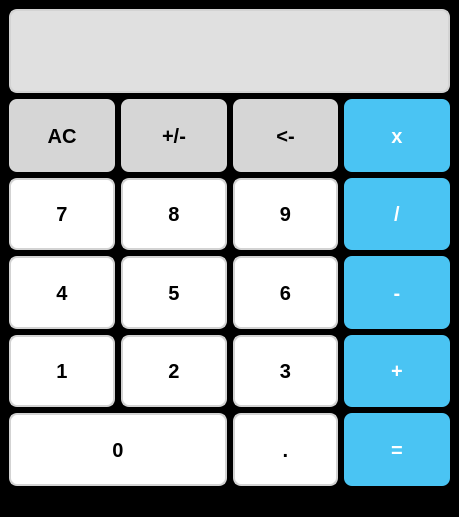
<?xml version="1.0" encoding="UTF-8"?>
<ui version="4.0">
 <class>MainWindow</class>
 <widget class="QMainWindow" name="MainWindow">
  <property name="geometry">
   <rect>
    <x>0</x>
    <y>0</y>
    <width>459</width>
    <height>517</height>
   </rect>
  </property>
  <property name="windowTitle">
   <string>Calculator</string>
  </property>
  <property name="styleSheet">
   <string notr="true">background-color: rgb(0, 0, 0);</string>
  </property>
  <widget class="QWidget" name="centralwidget">
   <layout class="QVBoxLayout" name="verticalLayout">
    <item>
     <widget class="QLineEdit" name="input1">
      <property name="sizePolicy">
       <sizepolicy hsizetype="Expanding" vsizetype="Maximum">
        <horstretch>0</horstretch>
        <verstretch>0</verstretch>
       </sizepolicy>
      </property>
      <property name="styleSheet">
       <string notr="true">    color: black;
    font-size: 32px;
    font-weight: bold;
    font-family: &quot;SF Pro Display&quot;, &quot;Roboto&quot;, Arial, sans-serif;
    background-color: #E0E0E0;
    border-radius: 8px;
    padding: 10px;
    min-height: 60px;
    text-align: right;
    border: 2px solid #D3D3D3;
    border-radius: 8px;
    padding: 10px;</string>
      </property>
      <property name="text">
       <string/>
      </property>
      <property name="maxLength">
       <number>16</number>
      </property>
      <property name="alignment">
       <set>Qt::AlignRight|Qt::AlignTrailing|Qt::AlignVCenter</set>
      </property>
      <property name="readOnly">
       <bool>true</bool>
      </property>
     </widget>
    </item>
    <item>
     <layout class="QGridLayout" name="gridLayout">
      <item row="4" column="3">
       <widget class="QPushButton" name="btn_equal">
        <property name="sizePolicy">
         <sizepolicy hsizetype="Minimum" vsizetype="Expanding">
          <horstretch>0</horstretch>
          <verstretch>0</verstretch>
         </sizepolicy>
        </property>
        <property name="styleSheet">
         <string notr="true">    font-family: &quot;Helvetica Neue&quot;, Arial, sans-serif;
    font-size: 20px;
    font-weight: 600;
    background-color: #4AC4F3;
    color: white;
    border-radius: 8px;
    padding: 10px;</string>
        </property>
        <property name="text">
         <string>=</string>
        </property>
        <property name="shortcut">
         <string>=</string>
        </property>
       </widget>
      </item>
      <item row="2" column="2">
       <widget class="QPushButton" name="btn_6">
        <property name="sizePolicy">
         <sizepolicy hsizetype="Minimum" vsizetype="Expanding">
          <horstretch>0</horstretch>
          <verstretch>0</verstretch>
         </sizepolicy>
        </property>
        <property name="styleSheet">
         <string notr="true">    font-family: &quot;Helvetica Neue&quot;, Arial, sans-serif; 
    font-size: 20px;  
    font-weight: 600;  
    color: black;
    background-color: white;
    border: 2px solid #D3D3D3;
    border-radius: 8px;
    padding: 10px;</string>
        </property>
        <property name="text">
         <string>6</string>
        </property>
        <property name="shortcut">
         <string>6</string>
        </property>
       </widget>
      </item>
      <item row="4" column="0" colspan="2">
       <widget class="QPushButton" name="btn_0">
        <property name="sizePolicy">
         <sizepolicy hsizetype="Minimum" vsizetype="Expanding">
          <horstretch>0</horstretch>
          <verstretch>0</verstretch>
         </sizepolicy>
        </property>
        <property name="styleSheet">
         <string notr="true">    font-family: &quot;Helvetica Neue&quot;, Arial, sans-serif; 
    font-size: 20px;  
    font-weight: 600;  
    color: black;
    background-color: white;
    border: 2px solid #D3D3D3;
    border-radius: 8px;
    padding: 10px;</string>
        </property>
        <property name="text">
         <string>0</string>
        </property>
        <property name="shortcut">
         <string>0</string>
        </property>
       </widget>
      </item>
      <item row="3" column="0">
       <widget class="QPushButton" name="btn_1">
        <property name="sizePolicy">
         <sizepolicy hsizetype="Minimum" vsizetype="Expanding">
          <horstretch>0</horstretch>
          <verstretch>0</verstretch>
         </sizepolicy>
        </property>
        <property name="styleSheet">
         <string notr="true">    font-family: &quot;Helvetica Neue&quot;, Arial, sans-serif; 
    font-size: 20px;  
    font-weight: 600;  
    color: black;
    background-color: white;
    border: 2px solid #D3D3D3;
    border-radius: 8px;
    padding: 10px;</string>
        </property>
        <property name="text">
         <string>1</string>
        </property>
        <property name="shortcut">
         <string>1</string>
        </property>
       </widget>
      </item>
      <item row="2" column="0">
       <widget class="QPushButton" name="bt_4">
        <property name="sizePolicy">
         <sizepolicy hsizetype="Minimum" vsizetype="Expanding">
          <horstretch>0</horstretch>
          <verstretch>0</verstretch>
         </sizepolicy>
        </property>
        <property name="styleSheet">
         <string notr="true">    font-family: &quot;Helvetica Neue&quot;, Arial, sans-serif; 
    font-size: 20px;  
    font-weight: 600;  
    color: black;
    background-color: white;
    border: 2px solid #D3D3D3;
    border-radius: 8px;
    padding: 10px;</string>
        </property>
        <property name="text">
         <string>4</string>
        </property>
        <property name="shortcut">
         <string>4</string>
        </property>
       </widget>
      </item>
      <item row="0" column="0">
       <widget class="QPushButton" name="btn_clear">
        <property name="sizePolicy">
         <sizepolicy hsizetype="Minimum" vsizetype="Expanding">
          <horstretch>0</horstretch>
          <verstretch>0</verstretch>
         </sizepolicy>
        </property>
        <property name="styleSheet">
         <string notr="true">    font-family: &quot;Helvetica Neue&quot;, Arial, sans-serif;
    font-size: 20px;
    font-weight: 600;
    background-color: #D6D6D6; 
    color: black;
    border-radius: 8px;
    padding: 10px;</string>
        </property>
        <property name="text">
         <string>AC</string>
        </property>
       </widget>
      </item>
      <item row="1" column="3">
       <widget class="QPushButton" name="btn_div">
        <property name="sizePolicy">
         <sizepolicy hsizetype="Minimum" vsizetype="Expanding">
          <horstretch>0</horstretch>
          <verstretch>0</verstretch>
         </sizepolicy>
        </property>
        <property name="styleSheet">
         <string notr="true">    font-family: &quot;Helvetica Neue&quot;, Arial, sans-serif;
    font-size: 20px;
    font-weight: 600;
    background-color: #4AC4F3;
    color: white;
    border-radius: 8px;
    padding: 10px;</string>
        </property>
        <property name="text">
         <string>/</string>
        </property>
        <property name="shortcut">
         <string>/</string>
        </property>
       </widget>
      </item>
      <item row="0" column="1">
       <widget class="QPushButton" name="btn_pands">
        <property name="sizePolicy">
         <sizepolicy hsizetype="Minimum" vsizetype="Expanding">
          <horstretch>0</horstretch>
          <verstretch>0</verstretch>
         </sizepolicy>
        </property>
        <property name="styleSheet">
         <string notr="true">    font-family: &quot;Helvetica Neue&quot;, Arial, sans-serif;
    font-size: 20px;
    font-weight: 600;
    background-color: #D6D6D6; 
    color: black;
    border-radius: 8px;
    padding: 10px;</string>
        </property>
        <property name="text">
         <string>+/-</string>
        </property>
       </widget>
      </item>
      <item row="0" column="2">
       <widget class="QPushButton" name="btn_backspace">
        <property name="sizePolicy">
         <sizepolicy hsizetype="Minimum" vsizetype="Expanding">
          <horstretch>0</horstretch>
          <verstretch>0</verstretch>
         </sizepolicy>
        </property>
        <property name="styleSheet">
         <string notr="true">    font-family: &quot;Helvetica Neue&quot;, Arial, sans-serif;
    font-size: 20px;
    font-weight: 600;
    background-color: #D6D6D6; 
    color: black;
    border-radius: 8px;
    padding: 10px;</string>
        </property>
        <property name="text">
         <string>&lt;-</string>
        </property>
        <property name="shortcut">
         <string>Backspace</string>
        </property>
       </widget>
      </item>
      <item row="2" column="1">
       <widget class="QPushButton" name="btn_5">
        <property name="sizePolicy">
         <sizepolicy hsizetype="Minimum" vsizetype="Expanding">
          <horstretch>0</horstretch>
          <verstretch>0</verstretch>
         </sizepolicy>
        </property>
        <property name="styleSheet">
         <string notr="true">    font-family: &quot;Helvetica Neue&quot;, Arial, sans-serif; 
    font-size: 20px;  
    font-weight: 600;  
    color: black;
    background-color: white;
    border: 2px solid #D3D3D3;
    border-radius: 8px;
    padding: 10px;</string>
        </property>
        <property name="text">
         <string>5</string>
        </property>
        <property name="shortcut">
         <string>5</string>
        </property>
       </widget>
      </item>
      <item row="1" column="0">
       <widget class="QPushButton" name="btn_7">
        <property name="sizePolicy">
         <sizepolicy hsizetype="Minimum" vsizetype="Expanding">
          <horstretch>0</horstretch>
          <verstretch>0</verstretch>
         </sizepolicy>
        </property>
        <property name="styleSheet">
         <string notr="true">    font-family: &quot;Helvetica Neue&quot;, Arial, sans-serif; 
    font-size: 20px;  
    font-weight: 600;  
    color: black;
    background-color: white;
    border: 2px solid #D3D3D3;
    border-radius: 8px;
    padding: 10px;</string>
        </property>
        <property name="text">
         <string>7</string>
        </property>
        <property name="shortcut">
         <string>7</string>
        </property>
       </widget>
      </item>
      <item row="1" column="1">
       <widget class="QPushButton" name="btn_8">
        <property name="sizePolicy">
         <sizepolicy hsizetype="Minimum" vsizetype="Expanding">
          <horstretch>0</horstretch>
          <verstretch>0</verstretch>
         </sizepolicy>
        </property>
        <property name="styleSheet">
         <string notr="true">    font-family: &quot;Helvetica Neue&quot;, Arial, sans-serif; 
    font-size: 20px;  
    font-weight: 600;  
    color: black;
    background-color: white;
    border: 2px solid #D3D3D3;
    border-radius: 8px;
    padding: 10px;</string>
        </property>
        <property name="text">
         <string>8</string>
        </property>
        <property name="shortcut">
         <string>8</string>
        </property>
       </widget>
      </item>
      <item row="4" column="2">
       <widget class="QPushButton" name="btn_dot">
        <property name="sizePolicy">
         <sizepolicy hsizetype="Minimum" vsizetype="Expanding">
          <horstretch>0</horstretch>
          <verstretch>0</verstretch>
         </sizepolicy>
        </property>
        <property name="styleSheet">
         <string notr="true">    font-family: &quot;Helvetica Neue&quot;, Arial, sans-serif; 
    font-size: 20px;  
    font-weight: 600;  
    color: black;
    background-color: white;
    border: 2px solid #D3D3D3;
    border-radius: 8px;
    padding: 10px;</string>
        </property>
        <property name="text">
         <string>.</string>
        </property>
       </widget>
      </item>
      <item row="3" column="2">
       <widget class="QPushButton" name="btn_3">
        <property name="sizePolicy">
         <sizepolicy hsizetype="Minimum" vsizetype="Expanding">
          <horstretch>0</horstretch>
          <verstretch>0</verstretch>
         </sizepolicy>
        </property>
        <property name="styleSheet">
         <string notr="true">    font-family: &quot;Helvetica Neue&quot;, Arial, sans-serif; 
    font-size: 20px;  
    font-weight: 600;  
    color: black;
    background-color: white;
    border: 2px solid #D3D3D3;
    border-radius: 8px;
    padding: 10px;</string>
        </property>
        <property name="text">
         <string>3</string>
        </property>
        <property name="shortcut">
         <string>3</string>
        </property>
       </widget>
      </item>
      <item row="3" column="3">
       <widget class="QPushButton" name="btn_add">
        <property name="sizePolicy">
         <sizepolicy hsizetype="Minimum" vsizetype="Expanding">
          <horstretch>0</horstretch>
          <verstretch>0</verstretch>
         </sizepolicy>
        </property>
        <property name="styleSheet">
         <string notr="true">    font-family: &quot;Helvetica Neue&quot;, Arial, sans-serif;
    font-size: 20px;
    font-weight: 600;
    background-color: #4AC4F3;
    color: white;
    border-radius: 8px;
    padding: 10px;</string>
        </property>
        <property name="text">
         <string>+</string>
        </property>
        <property name="shortcut">
         <string>+</string>
        </property>
       </widget>
      </item>
      <item row="2" column="3">
       <widget class="QPushButton" name="btn_sub">
        <property name="sizePolicy">
         <sizepolicy hsizetype="Minimum" vsizetype="Expanding">
          <horstretch>0</horstretch>
          <verstretch>0</verstretch>
         </sizepolicy>
        </property>
        <property name="styleSheet">
         <string notr="true">    font-family: &quot;Helvetica Neue&quot;, Arial, sans-serif;
    font-size: 20px;
    font-weight: 600;
    background-color: #4AC4F3;
    color: white;
    border-radius: 8px;
    padding: 10px;</string>
        </property>
        <property name="text">
         <string>-</string>
        </property>
        <property name="shortcut">
         <string>-</string>
        </property>
       </widget>
      </item>
      <item row="3" column="1">
       <widget class="QPushButton" name="btn_2">
        <property name="sizePolicy">
         <sizepolicy hsizetype="Minimum" vsizetype="Expanding">
          <horstretch>0</horstretch>
          <verstretch>0</verstretch>
         </sizepolicy>
        </property>
        <property name="styleSheet">
         <string notr="true">    font-family: &quot;Helvetica Neue&quot;, Arial, sans-serif; 
    font-size: 20px;  
    font-weight: 600;  
    color: black;
    background-color: white;
    border: 2px solid #D3D3D3;
    border-radius: 8px;
    padding: 10px;</string>
        </property>
        <property name="text">
         <string>2</string>
        </property>
        <property name="shortcut">
         <string>2</string>
        </property>
       </widget>
      </item>
      <item row="0" column="3">
       <widget class="QPushButton" name="btn_mult">
        <property name="sizePolicy">
         <sizepolicy hsizetype="Minimum" vsizetype="Expanding">
          <horstretch>0</horstretch>
          <verstretch>0</verstretch>
         </sizepolicy>
        </property>
        <property name="styleSheet">
         <string notr="true">    font-family: &quot;Helvetica Neue&quot;, Arial, sans-serif;
    font-size: 20px;
    font-weight: 600;
    background-color: #4AC4F3;
    color: white;
    border-radius: 8px;
    padding: 10px;</string>
        </property>
        <property name="text">
         <string>x</string>
        </property>
        <property name="shortcut">
         <string>*</string>
        </property>
       </widget>
      </item>
      <item row="1" column="2">
       <widget class="QPushButton" name="btn_9">
        <property name="sizePolicy">
         <sizepolicy hsizetype="Minimum" vsizetype="Expanding">
          <horstretch>0</horstretch>
          <verstretch>0</verstretch>
         </sizepolicy>
        </property>
        <property name="styleSheet">
         <string notr="true">    font-family: &quot;Helvetica Neue&quot;, Arial, sans-serif; 
    font-size: 20px;  
    font-weight: 600;  
    color: black;
    background-color: white;
    border: 2px solid #D3D3D3;
    border-radius: 8px;
    padding: 10px;</string>
        </property>
        <property name="text">
         <string>9</string>
        </property>
        <property name="shortcut">
         <string>9</string>
        </property>
       </widget>
      </item>
     </layout>
    </item>
   </layout>
  </widget>
  <widget class="QStatusBar" name="statusbar"/>
 </widget>
 <resources/>
 <connections/>
</ui>
